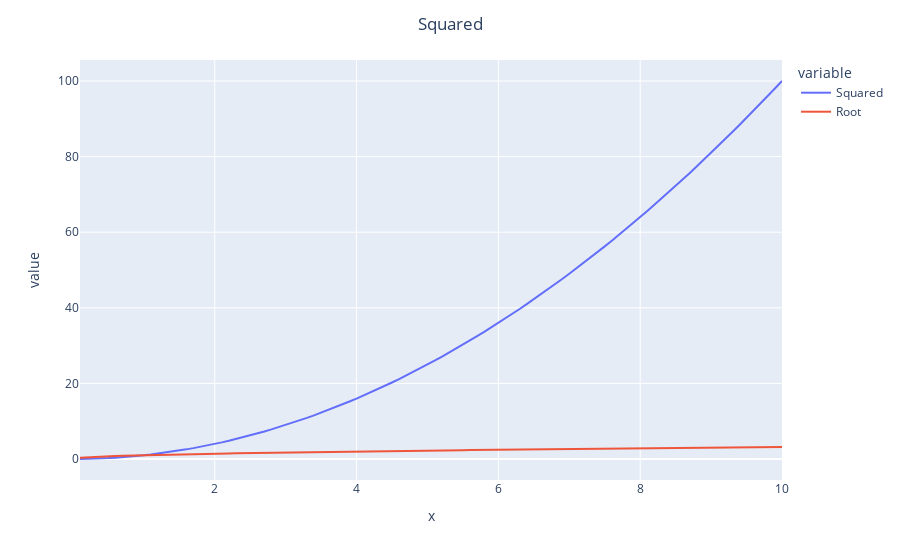

Notebook cell for this chart:
### Code cell
fig = px.line(data_frame=df, x='x', y=['Squared', 'Root'])
# fig = px.line(x=[i/10 for i in range(1,101)], y=)
fig.update_layout(title='Squared', title_x=0.5)
fig.show()
